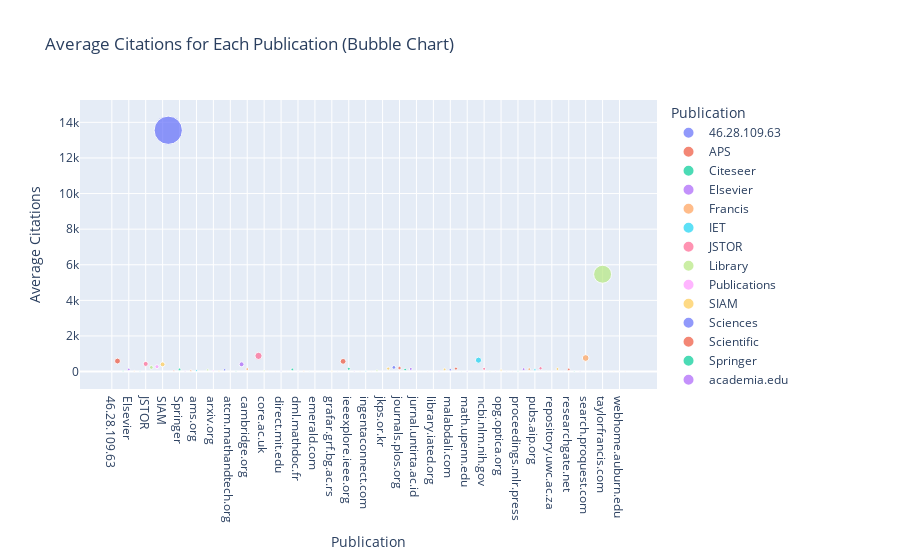

The cell this chart's notebook holds for it:
### Code cell
# Create a bubble chart using Plotly
fig = px.scatter(avg_citations_per_publication, x='Publication', y='Num_citation', 
                 size='Num_citation', color='Publication',
                 labels={'Publication': 'Publication', 'Num_citation': 'Average Citations'},
                 title='Average Citations for Each Publication (Bubble Chart)')
fig.show()
